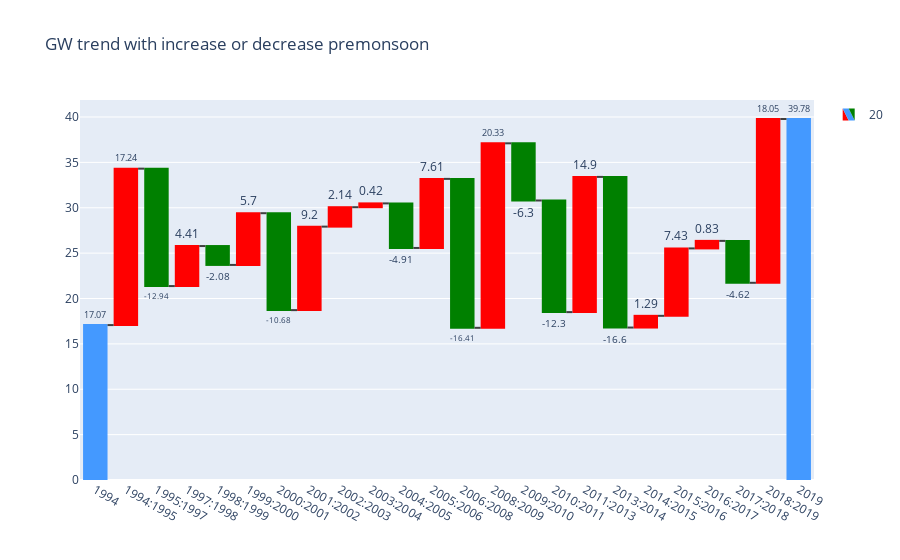

Source (notebook cell):
### Code cell
fig = go.Figure(
    go.Waterfall(
        name="20",
        orientation="v",
        measure=measure,
        x=[PRE.index.tolist()[0]]
        + PRE_DIFF.index.tolist()
        + [PRE.index.tolist()[-1]],
        textposition="outside",
        text=[PRE.iloc[0]] + list(PRE_DIFF.values.round(2)) + [PRE.iloc[-1]],
        y=[PRE.iloc[0]] + list(PRE_DIFF.values.round(2)) + [PRE.iloc[-1]],
        base=0,
        increasing={"marker": {"color": "Red"}},
        decreasing={"marker": {"color": "Green"}},
        connector={"line": {"color": "rgb(63, 63, 63)"}},
    )
)

fig.update_layout(
    title="GW trend with increase or decrease premonsoon", showlegend=True
)

fig.show()

### Figure 1 — Plotly figure (JSON) as saved in the notebook; plotly's stock layout.template omitted (floating-point values rounded to 4 significant figures)
{"data": [{"base": 0, "connector": {"line": {"color": "rgb(63, 63, 63)"}}, "decreasing": {"marker": {"color": "Green"}}, "increasing": {"marker": {"color": "Red"}}, "measure": ["absolute", "relative", "relative", "relative", "relative", "relative", "relative", "relative", "relative", "relative", "relative", "relative", "relative", "relative", "relative", "relative", "relative", "relative", "relative", "relative", "relative", "relative", "relative", "absolute"], "name": "20", "orientation": "v", "text": ["17.07", "17.24", "-12.94", "4.41", "-2.08", "5.7", "-10.68", "9.2", "2.14", "0.42", "-4.91", "7.61", "-16.41", "20.33", "-6.3", "-12.3", "14.9", "-16.6", "1.29", "7.43", "0.83", "-4.62", "18.05", "39.78"], "textposition": "outside", "type": "waterfall", "x": ["1994", "1994:1995", "1995:1997", "1997:1998", "1998:1999", "1999:2000", "2000:2001", "2001:2002", "2002:2003", "2003:2004", "2004:2005", "2005:2006", "2006:2008", "2008:2009", "2009:2010", "2010:2011", "2011:2013", "2013:2014", "2014:2015", "2015:2016", "2016:2017", "2017:2018", "2018:2019", "2019"], "y": [17.07, 17.24, -12.94, 4.41, -2.08, 5.7, -10.68, 9.2, 2.14, 0.42, -4.91, 7.61, -16.41, 20.33, -6.3, -12.3, 14.9, -16.6, 1.29, 7.43, 0.83, -4.62, 18.05, 39.78]}], "layout": {"autosize": true, "showlegend": true, "title": {"text": "GW trend with increase or decrease premonsoon"}, "xaxis": {"autorange": true, "range": [-0.5, 23.5], "type": "category"}, "yaxis": {"autorange": true, "range": [0, 41.87], "type": "linear"}}}
